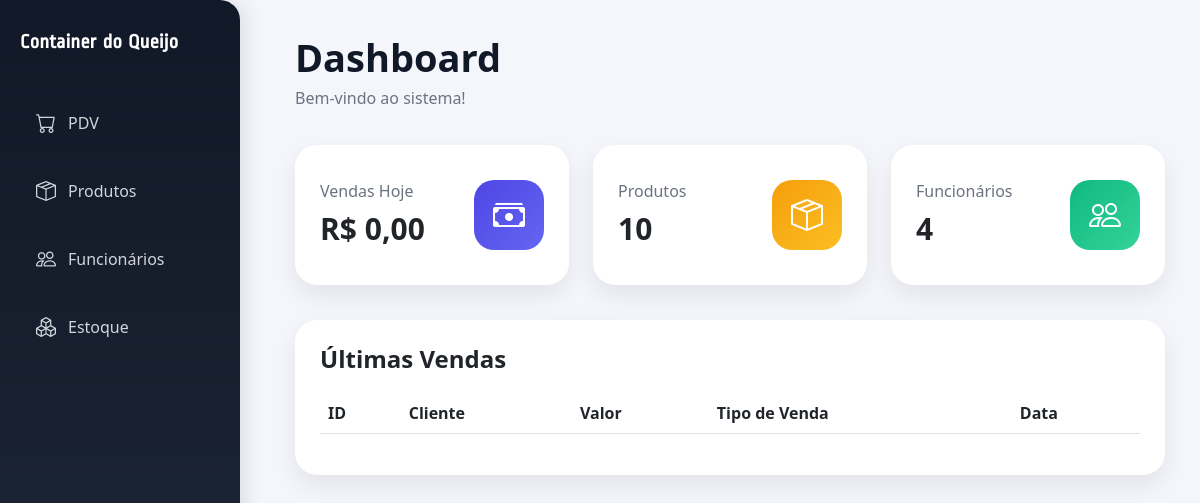
The page /PDV/index.php on the database as committed earlier.
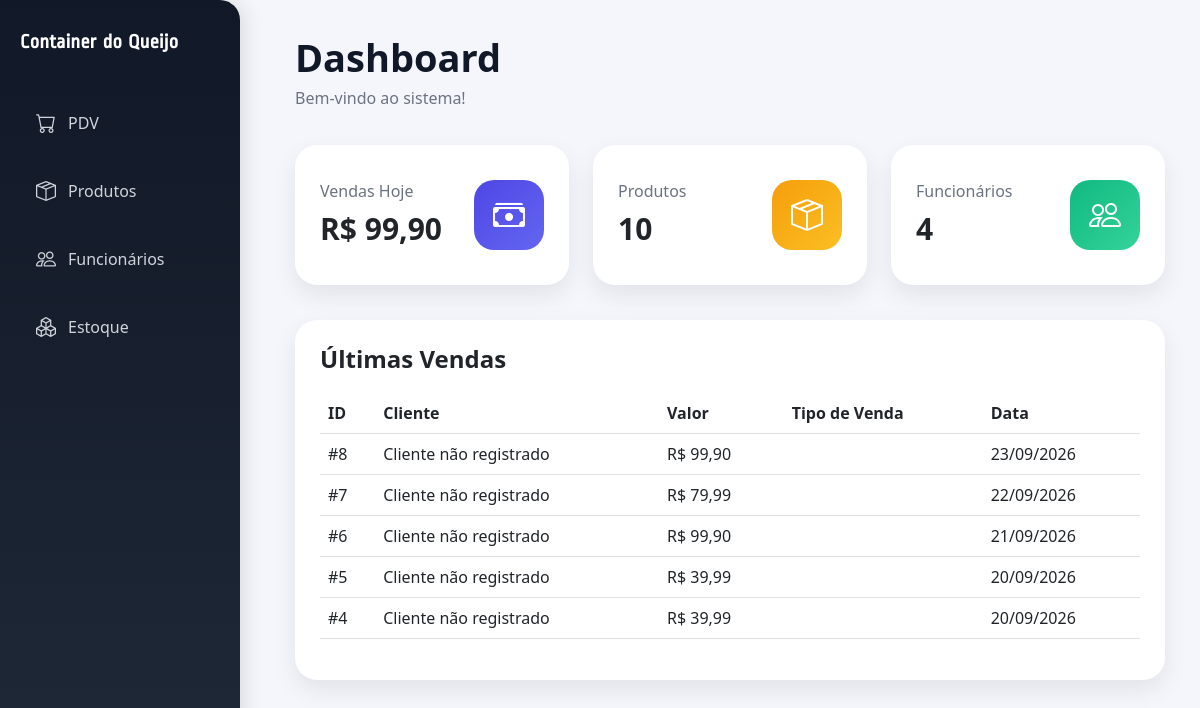
The same page on the database as committed later.
### tables this page shows
CREATE TABLE `vendas` (
  `idVendas` int(11) NOT NULL,
  `valor` float(10,2) DEFAULT NULL,
  `data` date DEFAULT NULL,
  `formaDePagamento` enum('Dinheiro','Cartao','Pix','Crediario') DEFAULT NULL,
  `idProduto` int(11) DEFAULT NULL,
  `idCliente` int(11) DEFAULT NULL
);

### PDV/index.php (the view, shortened to what this page needs)
<?php
include 'conexao.php';
$sql_vendas = "
SELECT SUM(valor) AS total_hoje
FROM vendas
WHERE DATE(data) = CURDATE()
";
$result_vendas = mysqli_query($conn, $sql_vendas);
$dados_vendas = mysqli_fetch_assoc($result_vendas);
$total_hoje = $dados_vendas['total_hoje'];
if($total_hoje == null){
    $total_hoje = 0;
}
$sql_produtos = "SELECT COUNT(*) AS total_produtos FROM produtos";
$result_produtos = mysqli_query($conn, $sql_produtos);
$dados_produtos = mysqli_fetch_assoc($result_produtos);
$total_produtos = $dados_produtos['total_produtos'];
$sql_funcionarios = "
SELECT COUNT(*) AS total_funcionarios
FROM funcionarios
";
$result_funcionarios = mysqli_query($conn, $sql_funcionarios);
$dados_funcionarios = mysqli_fetch_assoc($result_funcionarios);
$total_funcionarios = $dados_funcionarios['total_funcionarios'];
?>
<!DOCTYPE html>
<html lang="pt-br">
<head>
  <link href="https://cdn.jsdelivr.net/npm/bootstrap@5.3.0/dist/css/bootstrap.min.css" rel="stylesheet">
  <link rel="stylesheet"
  href="https://cdn.jsdelivr.net/npm/bootstrap-icons@1.11.3/font/bootstrap-icons.min.css">
  <link rel="stylesheet" href="css/estilo.css">
</head>
<body >
  <div class="sidebar">
    <h2 class="logo">Container do Queijo </h2>
    <a href="pdv.html">
      <i class="bi bi-cart"></i>
      PDV
    </a>
    <a href="produtos.html">
      <i class="bi bi-box-seam"></i>
      Produtos
    </a>
    <a href="funcionarios.html">
      <i class="bi bi-people"></i>
      Funcionários
    </a>
    <a href="estoque.php">
  <i class="bi bi-boxes"></i>
  Estoque
</a>
  </div>
  <div class="content">
    <h1 class="titulo">Dashboard</h1>
    <p class="subtitulo">Bem-vindo ao sistema!</p>
    <div class="row g-4">
      <div class="col-md-4">
        <div class="card-dashboard">
          <div>
            <h6>Vendas Hoje</h6>
            <h3>
    R$ <?= number_format($total_hoje, 2, ',', '.') ?>
</h3>
          </div>
          <div class="icon-card bg-vendas">
            <i class="bi bi-cash-stack"></i>
          </div>
        </div>
      </div>
      <div class="col-md-4">
        <div class="card-dashboard">
          <div>
            <h6>Produtos</h6>
            <h3><?= $total_produtos ?></h3>
          </div>
          <div class="icon-card bg-produtos">
            <i class="bi bi-box-seam"></i>
          </div>
        </div>
      </div>
      <div class="col-md-4">
        <div class="card-dashboard">
          <div>
            <h6>Funcionários</h6>
            <h3><?= $total_funcionarios ?></h3>
          </div>
          <div class="icon-card bg-funcionarios">
            <i class="bi bi-people"></i>
          </div>
        </div>
      </div>
    </div>
    <div class="painel">
      <h4>Últimas Vendas</h4>
      <table class="table table-hover">
      <thead>
  <tr>
    <th>ID</th>
    <th>Cliente</th>
    <th>Valor</th>
    <th>Tipo de Venda</th>
    <th>Data</th>
  </tr>
</thead>
        <tbody>
<?php
$sql_ultimas = "
SELECT *
FROM vendas
ORDER BY idVendas DESC
LIMIT 5
";
$result_ultimas = mysqli_query($conn, $sql_ultimas);
while($venda = mysqli_fetch_assoc($result_ultimas)){
?>
<tr>
<td>
    #<?= $venda['idVendas'] ?>
</td>
<td>
    Cliente não registrado
</td>
<td>
    R$ <?= number_format($venda['valor'], 2, ',', '.') ?>
</td>
<td>
</td>
<td>
    <?= date(
        'd/m/Y',
        strtotime($venda['data'])
    ) ?>
</td>
</tr>
<?php } ?>
</tbody>
      </table>
    </div>
  </div>
</body>
</html>

### PDV/estilo.css (style rules this page uses)
body { overflow-x: hidden; }

### PDV/index.php (style rules this page uses)
body { margin:0; background:#f4f6fb; font-family:'Segoe UI', sans-serif; }
.sidebar { width:240px; height:100vh; position:fixed; background:linear-gradient(180deg,#111827,#1f2937); padding:30px 20px; border-radius:0 20px 20px 0; box-shadow:5px 0 20px rgba(0,0,0,0.1); }
.logo { color:white; font-weight:bold; margin-bottom:40px; font-size:32px; font-size: 20px; font-family: 'RopaSans' }
.sidebar a { display:flex; align-items:center; gap:12px; color:#d1d5db; padding:14px 16px; text-decoration:none; border-radius:14px; margin-bottom:10px; transition:0.3s; font-size:16px; }
.sidebar i { font-size:20px; }
.content { margin-left:260px; padding:35px; }
.titulo { font-size:38px; font-weight:bold; color:#111827; margin-bottom:5px; }
.subtitulo { color:#6b7280; margin-bottom:35px; }
.card-dashboard { background:white; border-radius:22px; padding:25px; display:flex; justify-content:space-between; align-items:center; box-shadow:0 10px 25px rgba(0,0,0,0.08); transition:0.3s; height:140px; }
.card-dashboard h6 { color:#6b7280; margin-bottom:10px; }
.card-dashboard h3 { font-size:30px; font-weight:bold; margin:0; }
.icon-card { width:70px; height:70px; display:flex; align-items:center; justify-content:center; border-radius:20px; font-size:32px; color:white; }
.bg-vendas { background:linear-gradient(135deg,#4f46e5,#6366f1); }
.bg-produtos { background:linear-gradient(135deg,#f59e0b,#fbbf24); }
.bg-funcionarios { background:linear-gradient(135deg,#10b981,#34d399); }
.painel { background:white; border-radius:22px; padding:25px; margin-top:35px; box-shadow:0 10px 25px rgba(0,0,0,0.08); }
.painel h4 { margin-bottom:20px; font-weight:bold; }
table { margin-top:15px; }

Rows that differ between the two databases and show on the page:
added vendas: idVendas "8", valor "99,90", data "23/09/2026"
added vendas: idVendas "7", valor "79,99", data "22/09/2026"
added vendas: idVendas "6", valor "99,90", data "21/09/2026"
added vendas: idVendas "5", valor "39,99", data "20/09/2026"
added vendas: idVendas "4", valor "39,99", data "20/09/2026"
Other text that changed with them:
$total_hoje: "0,00" → "99,90"
